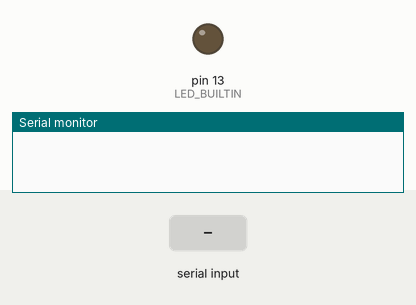
A sketch run on a simulated Arduino Uno, built with avr-gcc and run on an emulated ATmega328P. On the bench: output pins drawn as LEDs (lit = HIGH), the last lines printed to the serial monitor. The inputs (shaded band) are chosen by the test bench.

Above: at 1.2 s.
1.3 s: "30,150\n" received over Serial
At 3.7 s:
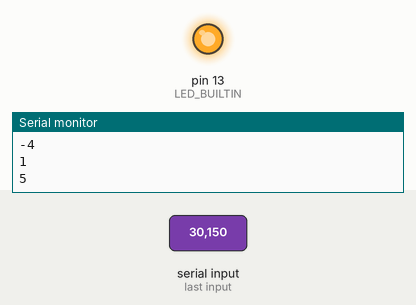
Timing chart, 0 to 5.3 s (numbered marks = the images above; inputs shaded):
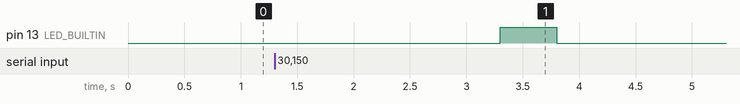

Measured:
- after the input at 1.3 s, pin 13 (LED_BUILTIN): LOW → HIGH after 2.0 s, → LOW 0.50 s later

The sketch:

SerialComm.ino
```cpp
int led=16;

int val;
void setup() {
  // put your setup code here, to run once:
Serial.begin(9600);
pinMode(LED_BUILTIN,OUTPUT);
}

void loop() {
  // put your main code here, to run repeatedly:
if(Serial.available()>0){

  val=(Serial.read()-'0');

  Serial.println(val);
  delay(500);
  if(val==1){
    digitalWrite(LED_BUILTIN,HIGH);
    }
    else
    digitalWrite(LED_BUILTIN,LOW);
}
}
```
